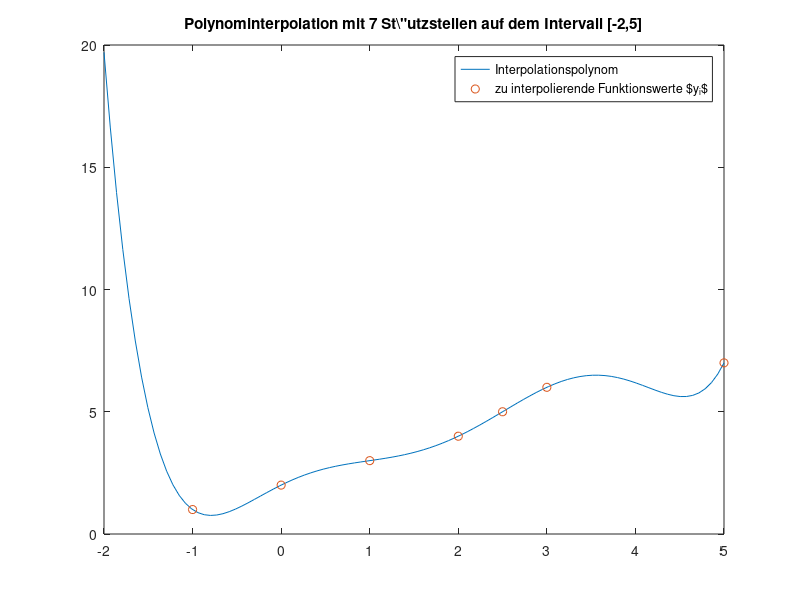

Recreate this plot in MATLAB.
% Erstellung einer Vandermonde-Matrix X mit beliebigen Stützstellen
% x = [x1, ..., xn] bezüglich Monombasis und Plot des Interpolationspoylnom


y = [1 2 3 4 5 6 7]; % zu interpolierende Funktionswerte
a = -2; % linke Intervallgrenze
b = 5; % rechte Intervallgrenze
%x = linspace(a,b,n); % äquidistante Stützstellen
x = [-1 0 1 2 2.5 3 5]; % beliebige Stützstellen


%%%%%%%%%%%%%%%%%%%%%%%%%%%%%%%%%%%%%%%%%%%%%%%%%%%%%%%%%%%%%%%%
%%%%%%%%%%%%%%%%%%%%%%%%%%%%%%%%%%%%%%%%%%%%%%%%%%%%%%%%%%%%%%%%
%%%%%%%%%%%%%%%%%%%%%%%%%%%%%%%%%%%%%%%%%%%%%%%%%%%%%%%%%%%%%%%%

assert(length(x)==length(y),'x und y haben nicht gleiche Dimension')
for i = 1:length(x)
    assert((a <= x(i)) & (x(i) <= b),'Stützstellen nicht im Intervall')
end

n = length(y);
X = x' * ones(1,n);
X = X .^ ( ones(n,1) * (0:(n-1)) ); % Vandermonde-Matrix
c = X\y'; % Koeffizientenvektor bzgl. Monom-Basis

%%%%%%%%%%%%%%%%%%%%%%%%%%%%%%%%%%%%%%%%%%%%%%%%%%%%%%%%%%%%%%%%
%%%%%%%%%%%%%%%%%%%%%%%%%%%%%%%%%%%%%%%%%%%%%%%%%%%%%%%%%%%%%%%%
%%%%%%%%%%%%%%%%%%%%%%%%%%%%%%%%%%%%%%%%%%%%%%%%%%%%%%%%%%%%%%%%

% Interpolationspolynom mit Interpolationspunkten plotten
xx = linspace(a,b);
plot(xx,polyval(c(end:-1:1),xx),x,y,'o');
legend('Interpolationspolynom','zu interpolierende Funktionswerte $y_i$')
title(['Polynominterpolation mit ',num2str(n), ...
    ' St\"utzstellen auf dem Intervall [', ...
    num2str(a),',',num2str(b),']'])